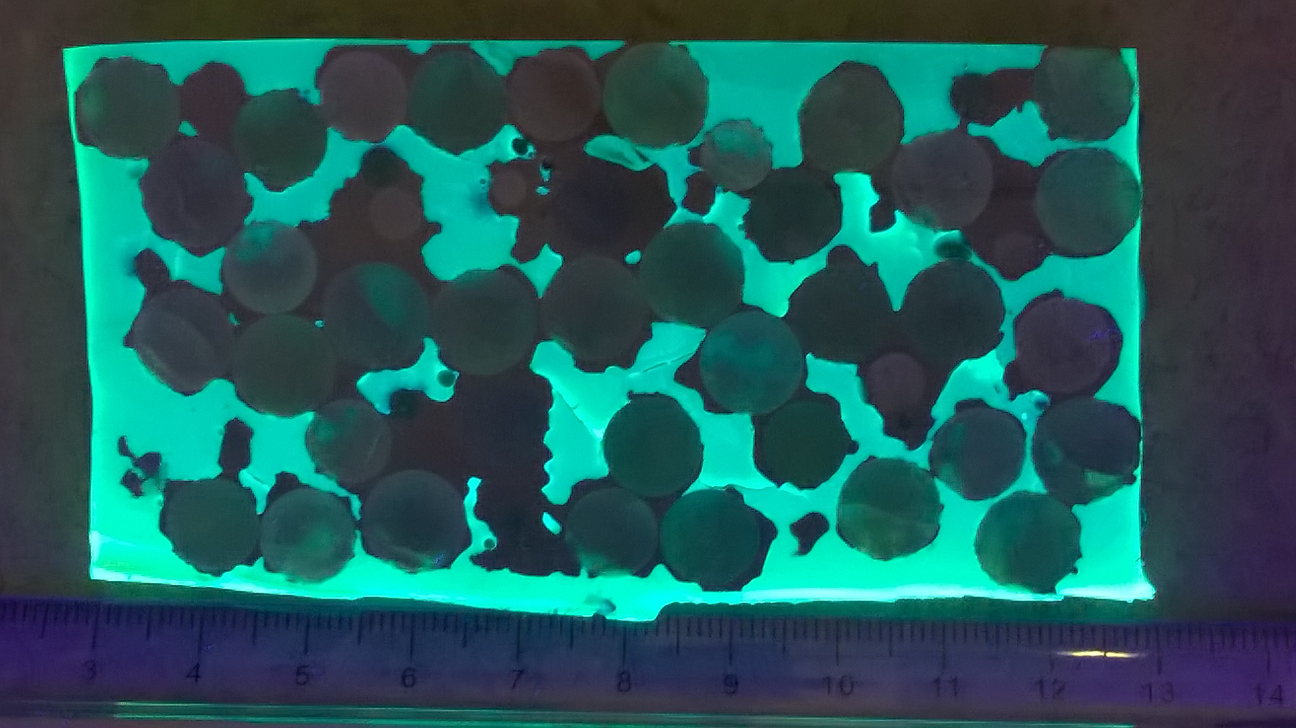
#> input picture image_processing_lab/specimen.jpg, 2592 x 1456 px (shown at 1/2 size)
$ python adaptive_threshold.py   (older library calls are emulated)
#> lines starting #> are read from the running program, lines starting #| are printed output that depends on the picture; after the words box and inside, x2 and y2 are one past the last pixel; in counts of white or black regions, pixels touching at a corner belong together
'''
Created on Feb 5, 2015

@author: rostislavrypl
'''

import matplotlib.pyplot as plt

from skimage import data
from skimage.filter import threshold_otsu, threshold_adaptive
import matplotlib.image as mpimg
import numpy as np

def rgb2gray(rgb):
    return np.dot(rgb[...,:3], [0.299, 0.587, 0.144])

img = mpimg.imread('specimen.jpg')
#> img is the input picture: shape (1456, 2592, 3); mean R, G, B 34, 89, 89.3
# crop figure
image = rgb2gray(img)[100:1000,200:1200]
#> in rgb2gray, `return np.dot(rgb[...,:3], [0.299, 0.587, 0.144])`:
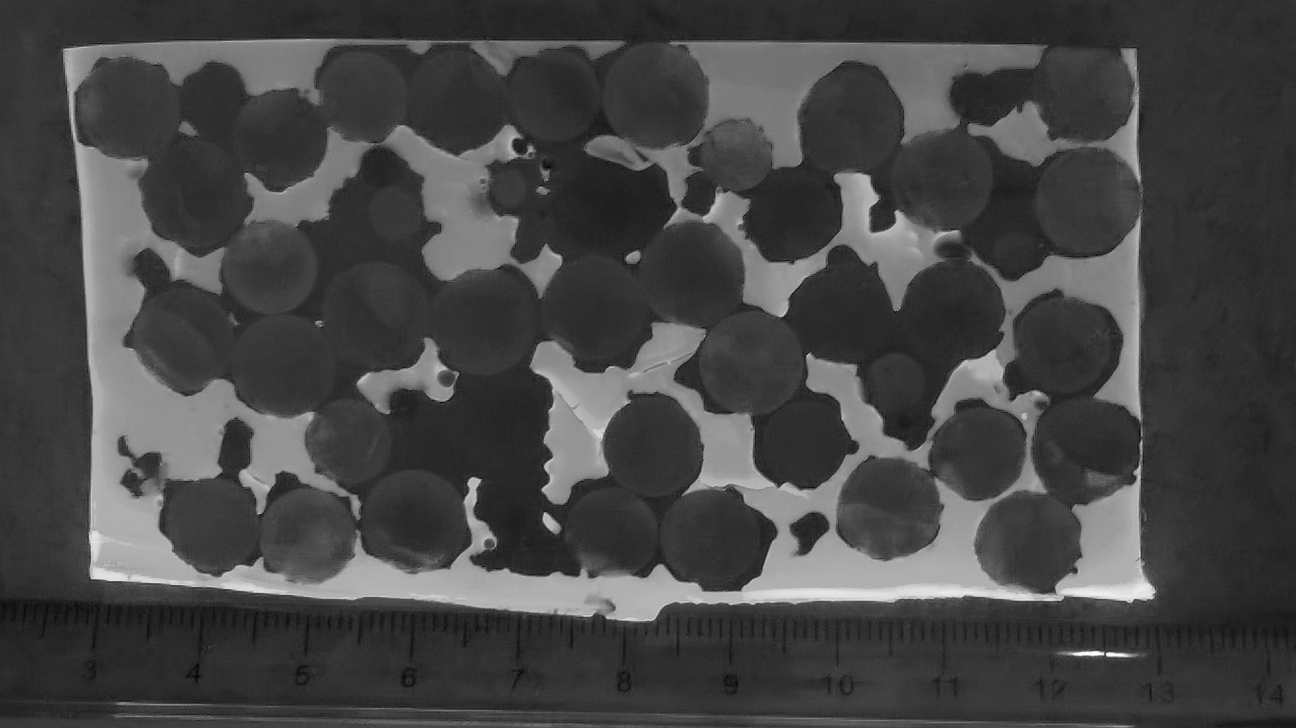
#> returned value: shape (1456, 2592) float64 (shown at 1/2 size); min 5.33, max 258.6, mean 75.2; drawn with min black and max white
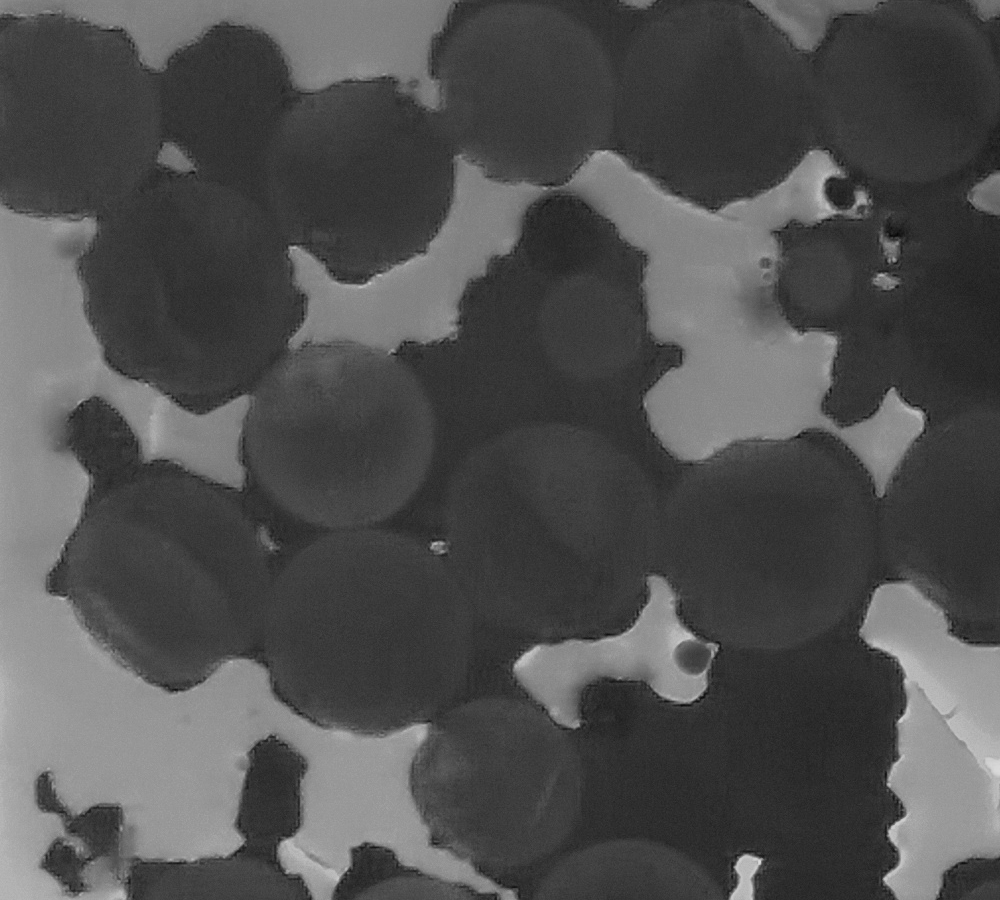
#> image: shape (900, 1000) float64; min 7.74, max 219, mean 80.7

global_thresh = threshold_otsu(image)
#> global_thresh = 98.93
binary_global = image > global_thresh
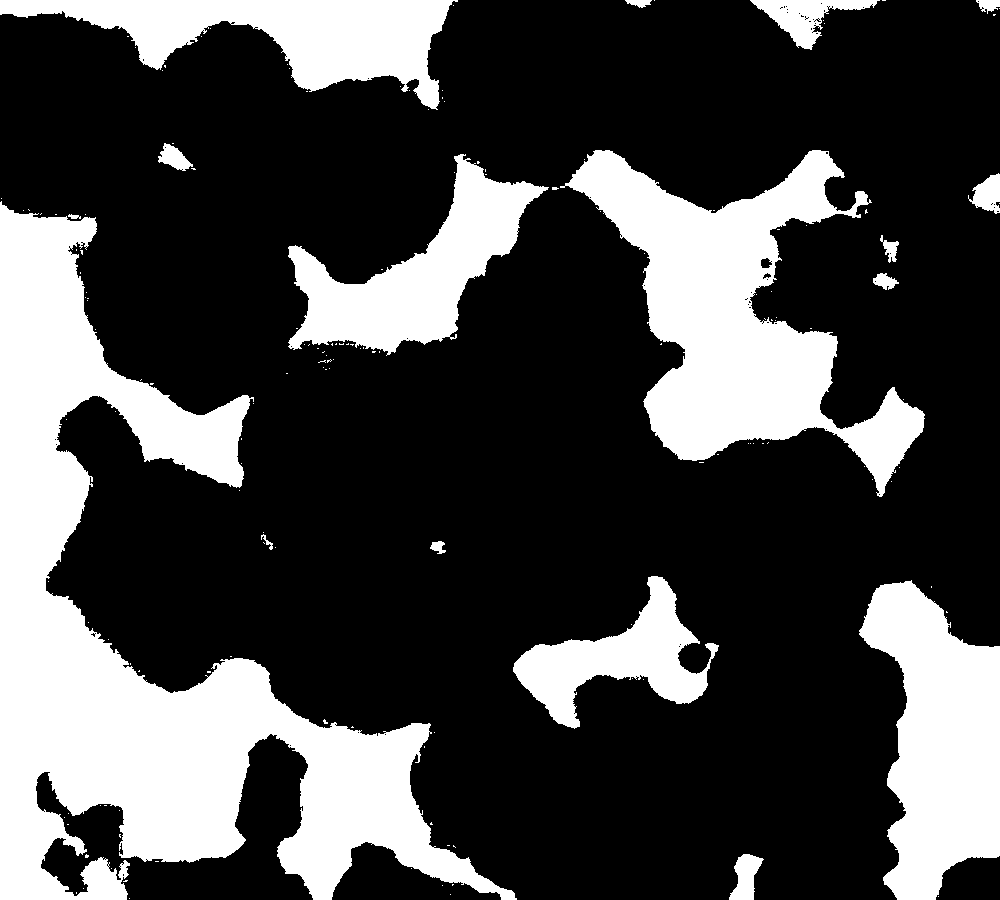
#> binary_global: shape (900, 1000) bool; 27.8% white; 160 white regions (143 under 20 px), largest, box (x1, y1, x2, y2) and area: (0, 201, 517, 900) 114386, (560, 150, 925, 497) 47770, (859, 580, 1000, 900) 28728

block_size = 50
binary_adaptive = threshold_adaptive(image, block_size, offset=2)
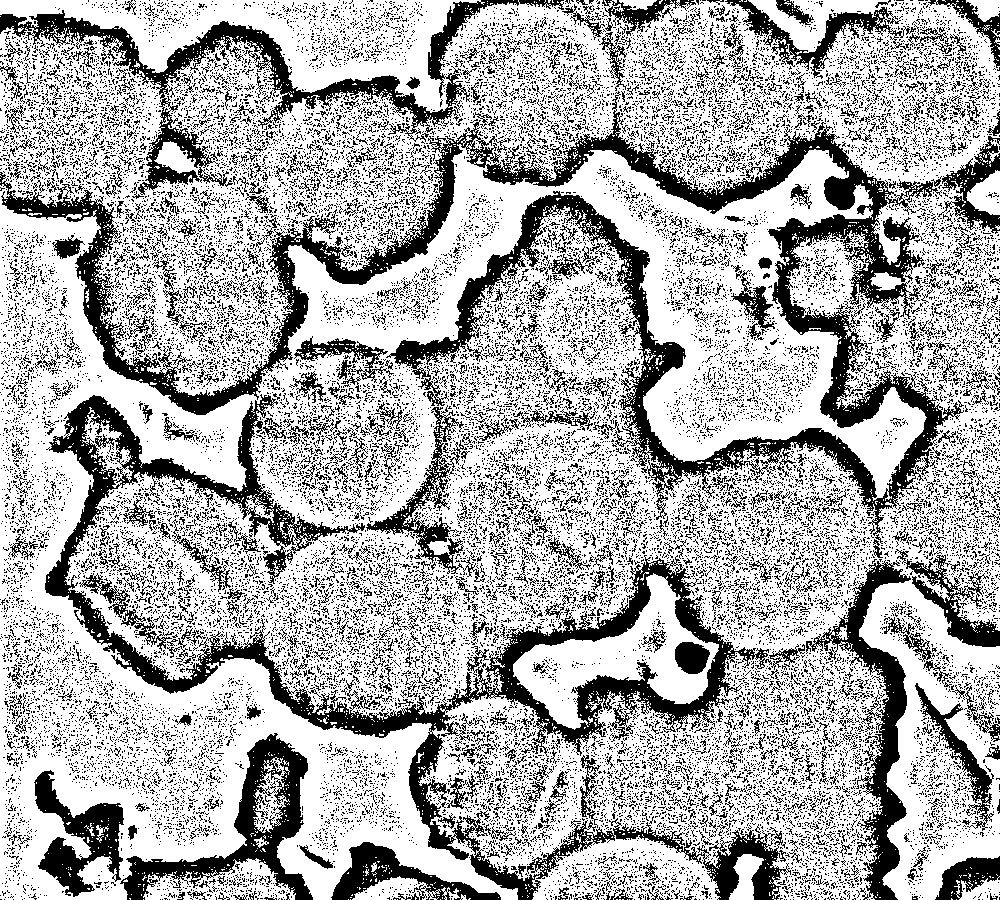
#> binary_adaptive: shape (900, 1000) bool; 68.5% white; 28332 black regions (27322 under 20 px), largest, box (x1, y1, x2, y2) and area: (0, 91, 964, 536) 53172, (45, 394, 791, 900) 40225, (0, 0, 564, 195) 13173

fig, axes = plt.subplots(ncols=3, figsize=(20, 8))
ax0, ax1, ax2 = axes
plt.gray()

ax0.imshow(image)
ax0.set_title('Image')

ax1.imshow(binary_global)
ax1.set_title('Global thresholding')

ax2.imshow(binary_adaptive)
ax2.set_title('Adaptive thresholding')

for ax in axes:
    ax.axis('off')

plt.show()
